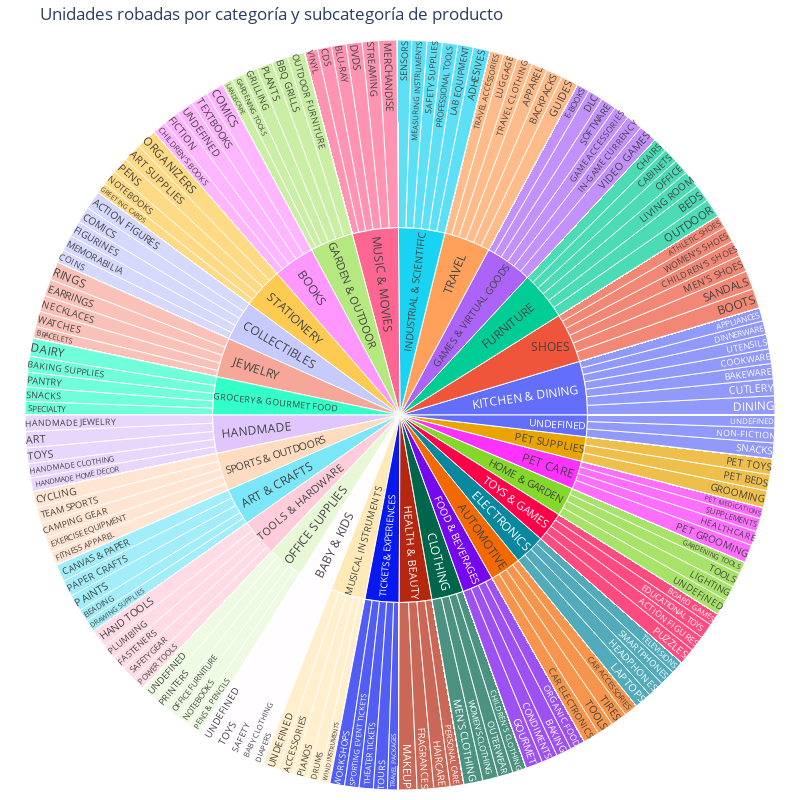

Notebook code cell kept with this figure:
### Markdown cell above
Solo por curiosidad, agrego este último gráfico. Es una alternativa al treemap que me gustó.

### Code cell
fig = px.sunburst(
    stealed_orders,
    path=['parent_category', 'category_name'],
    values='quantity_change',
    title='Unidades robadas por categoría y subcategoría de producto'
)
fig.update_layout(width=800, height=800, margin=dict(l=10, r=10, t=40, b=10))
fig.show()

### Figure 1 — Plotly figure (JSON) as saved in the notebook; plotly's stock layout.template omitted (floating-point values rounded to 4 significant figures; data arrays with more than 128 entries replaced by an {"elided": "..."} marker saying what was removed)
{"data": [{"branchvalues": "total", "domain": {"x": [0, 1], "y": [0, 1]}, "hovertemplate": "labels=%{label}<br>quantity_change=%{value}<br>parent=%{parent}<br>id=%{id}<extra></extra>", "ids": {"elided": "4743 str values"}, "labels": {"elided": "4743 str values"}, "name": "", "parents": {"elided": "4743 str values"}, "type": "sunburst", "values": {"elided": "4743 float values"}}], "layout": {"height": 800, "legend": {"tracegroupgap": 0}, "margin": {"b": 10, "l": 10, "r": 10, "t": 40}, "title": {"text": "Unidades robadas por categoría y subcategoría de producto"}, "width": 800}}
